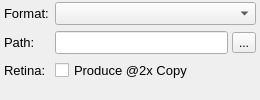
<?xml version="1.0" encoding="UTF-8"?>
<ui version="4.0">
 <class>ExportSettingsPanel</class>
 <widget class="QWidget" name="ExportSettingsPanel">
  <property name="geometry">
   <rect>
    <x>0</x>
    <y>0</y>
    <width>260</width>
    <height>100</height>
   </rect>
  </property>
  <property name="minimumSize">
   <size>
    <width>260</width>
    <height>100</height>
   </size>
  </property>
  <property name="windowTitle">
   <string>Form</string>
  </property>
  <layout class="QVBoxLayout" name="verticalLayout">
   <property name="leftMargin">
    <number>4</number>
   </property>
   <property name="topMargin">
    <number>2</number>
   </property>
   <property name="rightMargin">
    <number>4</number>
   </property>
   <property name="bottomMargin">
    <number>2</number>
   </property>
   <item>
    <layout class="QGridLayout" name="gridLayout_2">
     <property name="rightMargin">
      <number>0</number>
     </property>
     <property name="spacing">
      <number>6</number>
     </property>
     <item row="1" column="0">
      <widget class="QLabel" name="labelPath">
       <property name="minimumSize">
        <size>
         <width>0</width>
         <height>0</height>
        </size>
       </property>
       <property name="maximumSize">
        <size>
         <width>50</width>
         <height>16777215</height>
        </size>
       </property>
       <property name="font">
        <font>
         <pointsize>10</pointsize>
        </font>
       </property>
       <property name="text">
        <string>Path:</string>
       </property>
      </widget>
     </item>
     <item row="0" column="1">
      <widget class="QComboBox" name="comboBoxFormat">
       <property name="sizePolicy">
        <sizepolicy hsizetype="Expanding" vsizetype="Fixed">
         <horstretch>0</horstretch>
         <verstretch>0</verstretch>
        </sizepolicy>
       </property>
       <property name="font">
        <font>
         <pointsize>10</pointsize>
        </font>
       </property>
      </widget>
     </item>
     <item row="1" column="1">
      <layout class="QHBoxLayout" name="horizontalLayout">
       <property name="spacing">
        <number>4</number>
       </property>
       <item>
        <widget class="QLineEdit" name="lineEditPath">
         <property name="font">
          <font>
           <pointsize>10</pointsize>
          </font>
         </property>
        </widget>
       </item>
       <item>
        <widget class="QToolButton" name="buttonSelectPath">
         <property name="font">
          <font>
           <pointsize>9</pointsize>
          </font>
         </property>
         <property name="text">
          <string>...</string>
         </property>
        </widget>
       </item>
      </layout>
     </item>
     <item row="2" column="0">
      <widget class="QLabel" name="labelRetina">
       <property name="minimumSize">
        <size>
         <width>0</width>
         <height>0</height>
        </size>
       </property>
       <property name="maximumSize">
        <size>
         <width>50</width>
         <height>16777215</height>
        </size>
       </property>
       <property name="font">
        <font>
         <pointsize>10</pointsize>
        </font>
       </property>
       <property name="text">
        <string>Retina:</string>
       </property>
      </widget>
     </item>
     <item row="0" column="0">
      <widget class="QLabel" name="labelFormat">
       <property name="minimumSize">
        <size>
         <width>0</width>
         <height>0</height>
        </size>
       </property>
       <property name="maximumSize">
        <size>
         <width>50</width>
         <height>16777215</height>
        </size>
       </property>
       <property name="font">
        <font>
         <pointsize>10</pointsize>
        </font>
       </property>
       <property name="text">
        <string>Format:</string>
       </property>
      </widget>
     </item>
     <item row="2" column="1">
      <widget class="QCheckBox" name="checkBoxRetina">
       <property name="font">
        <font>
         <pointsize>10</pointsize>
        </font>
       </property>
       <property name="text">
        <string>Produce @2x Copy</string>
       </property>
      </widget>
     </item>
    </layout>
   </item>
   <item>
    <spacer name="verticalSpacer">
     <property name="orientation">
      <enum>Qt::Vertical</enum>
     </property>
     <property name="sizeHint" stdset="0">
      <size>
       <width>20</width>
       <height>40</height>
      </size>
     </property>
    </spacer>
   </item>
  </layout>
 </widget>
 <resources/>
 <connections/>
</ui>
